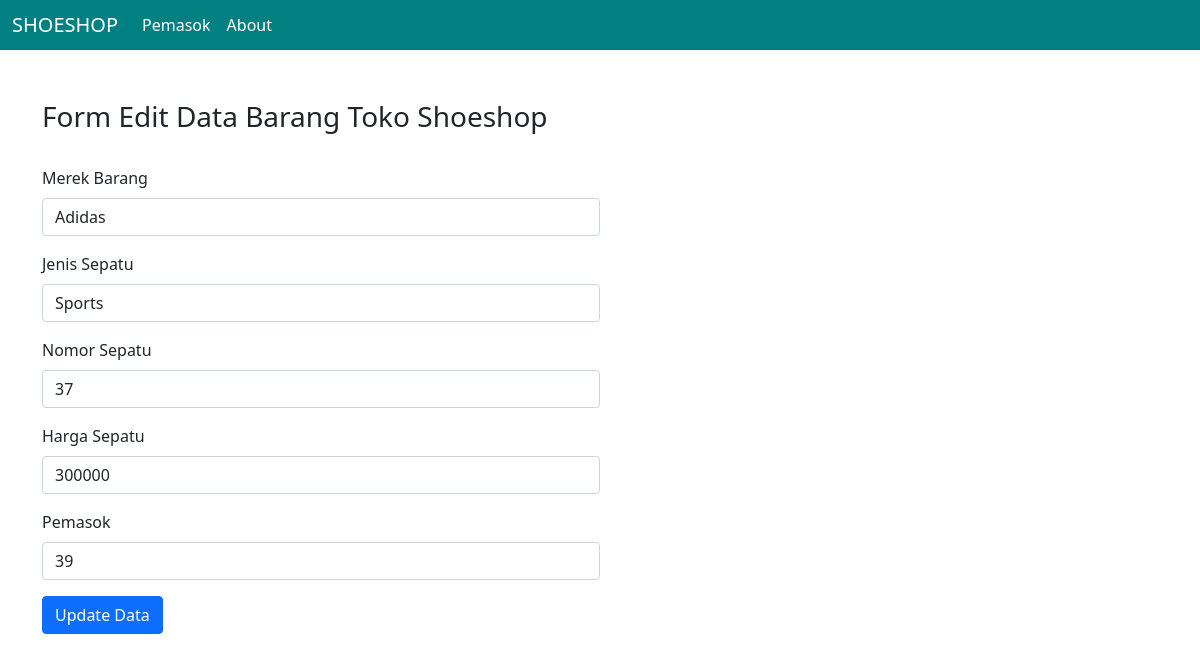
Screenshot of /edit_barang.php?id_sepatu=77 with the database file from the repository.
### tables this page shows
CREATE TABLE `barang` (
  `id_sepatu` int(11) NOT NULL,
  `gambar` varchar(250) NOT NULL,
  `merek_sepatu` varchar(128) NOT NULL,
  `jenis_sepatu` varchar(128) NOT NULL,
  `no_sepatu` int(11) NOT NULL,
  `harga_sepatu` int(11) NOT NULL,
  `id_pemasok` int(11) NOT NULL
);

CREATE TABLE `pemasok` (
  `id_pemasok` int(11) NOT NULL,
  `nama_pemasok` varchar(128) NOT NULL,
  `alamat_pemasok` varchar(128) NOT NULL,
  `no_telepon` int(11) NOT NULL,
  `catatan` varchar(200) NOT NULL
);

### edit_barang.php (the view, shortened to what this page needs)
<!DOCTYPE html>
<html lang="en">
<head>
    <link href="https://cdn.jsdelivr.net/npm/bootstrap@5.0.2/dist/css/bootstrap.min.css" rel="stylesheet">
</head>
<body>
    <?php
    include_once('koneksi.php');
    $pemasoks = mysqli_query($koneksi,"SELECT * FROM pemasok");
    $id_sepatu = $_GET['id_sepatu'];
    $sepatus = mysqli_query($koneksi, "SELECT * FROM barang WHERE id_sepatu = '$id_sepatu' ");
    while($sepatu = mysqli_fetch_array($sepatus)){
      $merek = $sepatu['merek_sepatu'];
      $jenis = $sepatu['jenis_sepatu'];
      $nomor = $sepatu['no_sepatu'];
      $harga = $sepatu['harga_sepatu'];
      $id_pemasok= $sepatu['id_pemasok'];
    }
    ?>
    <nav class="navbar fixed-top navbar-expand-lg navbar-dark scrolling-navbar" style="background-color: teal; height:50px">
    <div class="container-fluid">
    <a class="navbar-brand" href="index.php">SHOESHOP</a>
    <div class="collapse navbar-collapse" id="navbarSupportedContent">
      <ul class="navbar-nav me-auto mb-2 mb-lg-0">
        <li class="nav-item">
          <a class="nav-link active" aria-current="page" href="pemasok.php">Pemasok</a>
        </li>
        <li class="nav-item">
          <a class="nav-link active" aria-current="page" href="about.php">About</a>
        </li>
      </ul>
    </div>
  </div>
    </nav>
    <div class="container" style="margin-top:100px;">
    <div class="col-6">
    <h3>Form Edit Data Barang Toko Shoeshop</h3>
    <br>
    <form action="" method="post">
        <div class="mb-3">
            <label for="merek_barang" class="form-label">Merek Barang</label>
            <input type="text" class="form-control" id="merek_barang" name="merek" value="<?php echo $merek; ?>">
        </div>
        <div class="mb-3">
            <label for="jenis_sepatu" class="form-label">Jenis Sepatu</label>
            <input type="text" class="form-control" id="jenis_sepatu" name="jenis" value="<?php echo $jenis; ?>">
        </div>
        <div class="mb-3">
            <label for="nomor_sepatu" class="form-label">Nomor Sepatu</label>
            <input type="number" class="form-control" id="nomor_sepatu" name="nomor" value="<?php echo $nomor; ?>">
        </div>
        <div class="mb-3">
            <label for="harga_sepatu" class="form-label">Harga Sepatu</label>
            <input type="number" class="form-control" id="harga_sepatu" name="harga" value="<?php echo $harga; ?>">
        </div>
        <div class="mb-3">
        <label for="pemasok" class="form-label">Pemasok</label>
            <select name="pemasok" class="form-control">
                <?php
                    while($pemasok = mysqli_fetch_array($pemasoks)) {
                        echo "
                            <option ".($pemasok['id_pemasok'] == $id_pemasok ? 'selected' : '')."
                            value=".$pemasok['id_pemasok'].">".$pemasok['id_pemasok']."
                            </option>
                        ";
                    }
                ?>
            </select>
        </div>
        <button class="btn btn-primary" type="submit" name="submit">
            Update Data
        </button>
      </form>
    </div>
    <br>
</body>
</html>

### rows the page displays
barang: merek "Adidas", jenis "Sports", nomor "37", harga "300000", pemasok "39"
